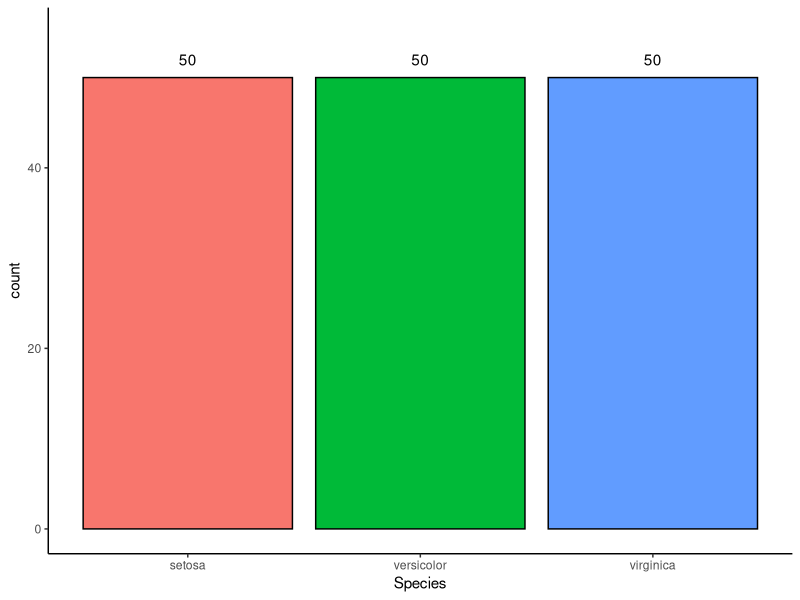
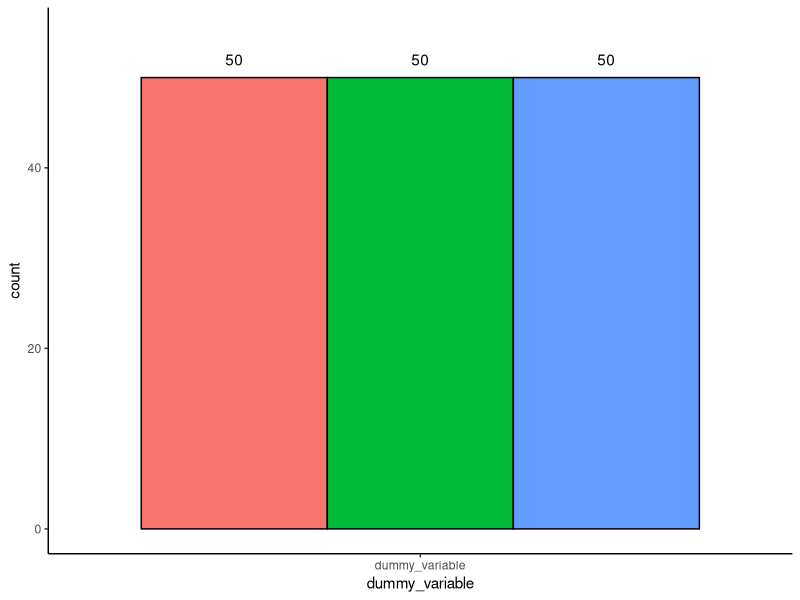
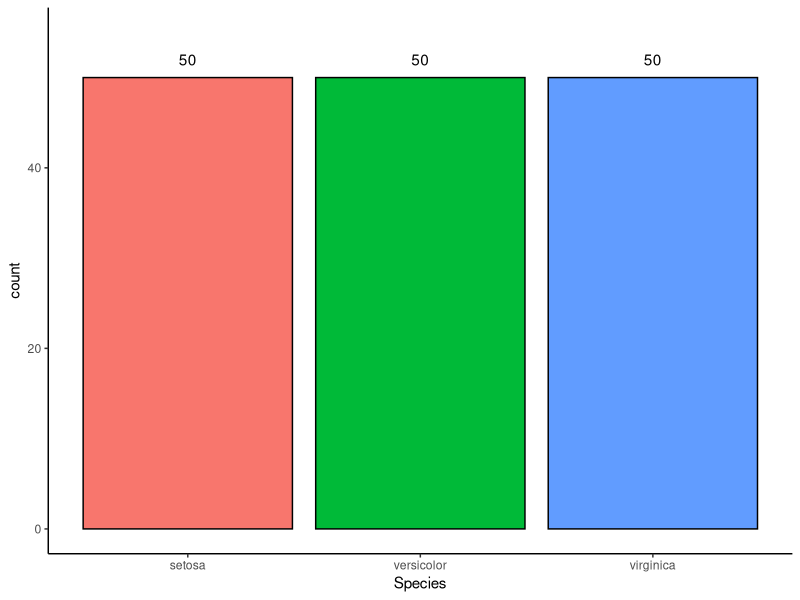
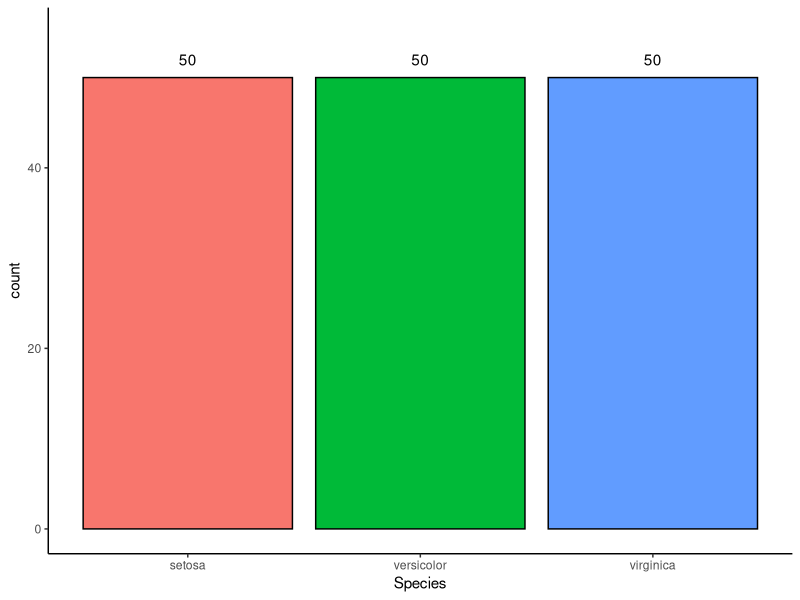

These charts were generated, in order, by the following R code:
## ---- chunk 1
library(tidyverse)

knitr::opts_chunk$set(echo = TRUE)
## ---- chunk 2
ggplot(iris, aes(x = Species)) +
  geom_bar(aes(fill = Species), color = 'black') +
# adds the counts
  geom_text(stat = 'count', aes(label = ..count..), vjust = -1) +
# might need to adjust the plot area so the counts are nicely visible
  coord_cartesian(ylim = c(0, 55)) +
  theme_classic() +
  theme(legend.position = 'none')
## ---- chunk 3
iris %>%
# add a dummy variable so you can use fill to dodge on species
  mutate(dummy_variable = 'dummy_variable') %>%
  
ggplot(aes(x = dummy_variable, fill = Species)) +
  geom_bar(color = 'black', position = 'dodge') +
# adds the counts
  geom_text(stat = 'count', aes(label = ..count..), vjust = -1,
# add position_dodge() so that the counts are spaced evenly, may need to play
# with value
            position = position_dodge(width = 0.9)) +
# might need to adjust the plot area so the counts are nicely visible
  coord_cartesian(ylim = c(0, 55)) +
  theme_classic() +
  theme(legend.position = 'none')
## ---- chunk 4
iris %>%
  count(Species) -> iris_count
## ---- chunk 5
### geom_col()
ggplot(iris_count, aes(x = Species, y = n)) +
  geom_col(aes(fill = Species), color = 'black') +
# adds the counts
  geom_text(aes(label = n), vjust = -1) +
# might need to adjust the plot area so the counts are nicely visible
  coord_cartesian(ylim = c(0, 55)) +
  labs(y = 'count') +
  theme_classic() +
  theme(legend.position = 'none')

### geom_bar()
ggplot(iris_count, aes(x = Species, y = n)) +
  geom_bar(aes(fill = Species), color = 'black', stat = 'identity') +
# adds the counts
  geom_text(aes(label = n), vjust = -1) +
# might need to adjust the plot area so the counts are nicely visible
  coord_cartesian(ylim = c(0, 55)) +
  labs(y = 'count') +
  theme_classic() +
  theme(legend.position = 'none')
